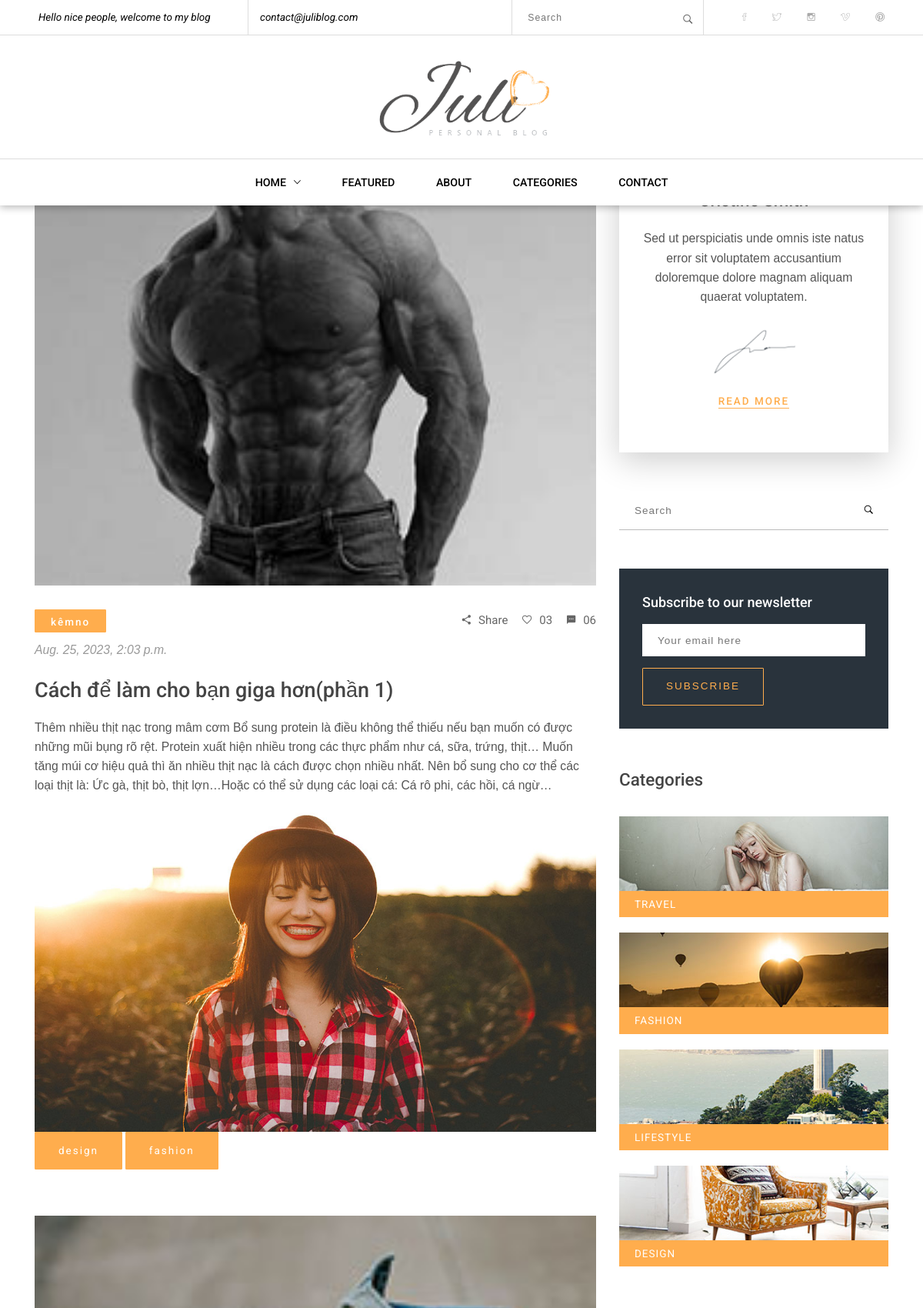
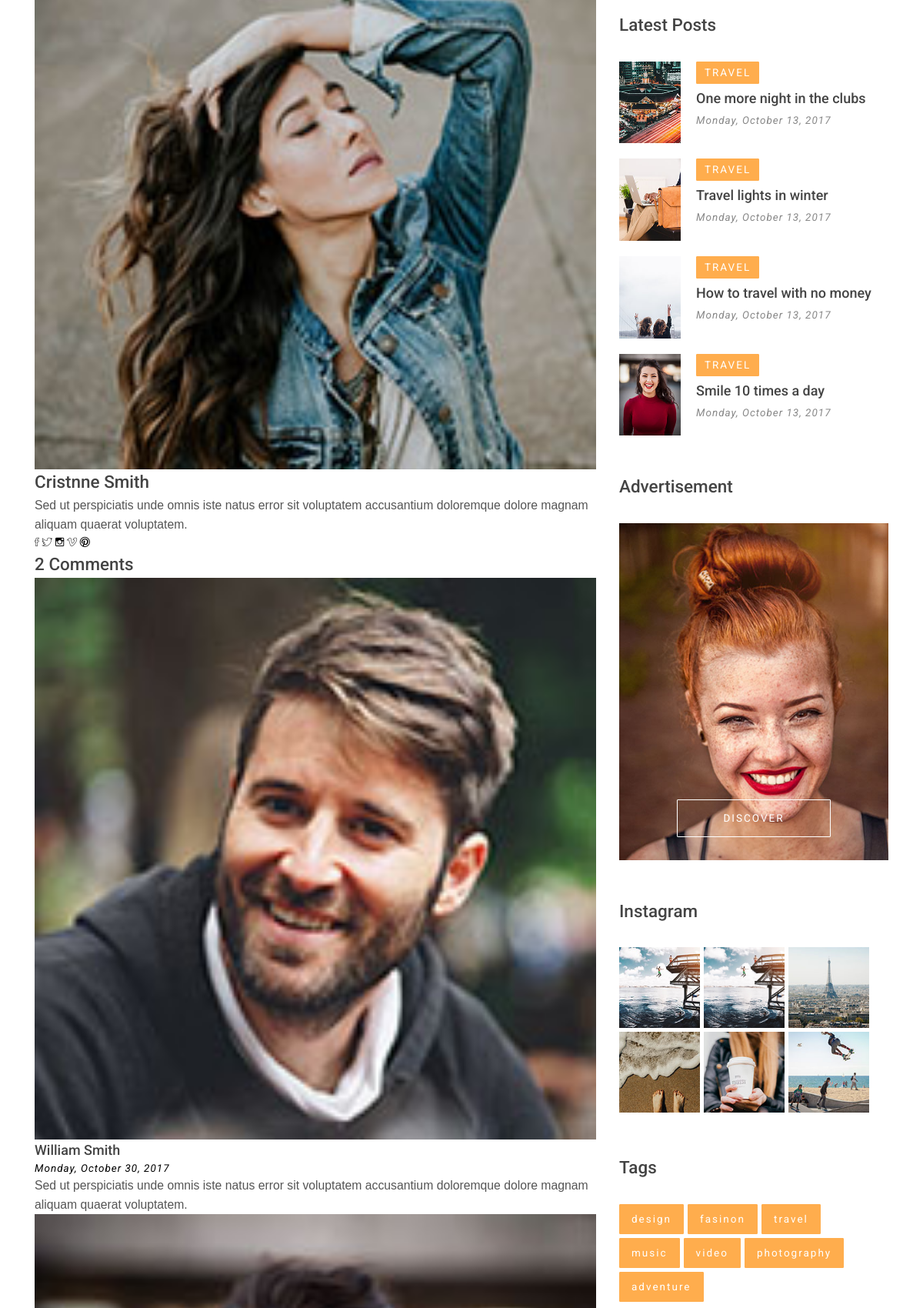
/post/113 (upper part), run on the app's committed database (2 pictures, top to bottom).
### blogapp/models.py (models this page shows)
class Post(models.Model):
    id = models.IntegerField(
        null=False, auto_created=True, primary_key=True
    )
    title=models.CharField(max_length=225)
    shortDesc=models.TextField()
    body=models.TextField()
    createdAt=models.DateTimeField(auto_now_add=True)
    category=models.CharField(max_length=100)
    imgUrl = models.ImageField(
        upload_to='blogapp/static/images', blank=True, default='blogapp/static/images/blog-2-1000x600.jpg')

### blogapp/views.py (the view)
# urls.py: path('post/<int:postId>', views.getPost),
def getPost(request, postId):
    post= Post.objects.get(id=postId)
    return render(request, '02-Single-post.html', {'post': post})

### blogapp/templates/02-Single-post.html (shortened to what this page needs)
{% extends 'base.html' %}
{% load static %}
{% block content %}
	<section class="blog-area">
		<div class="container">
			<div class="row">
				<div class="col-lg-8 col-md-12">
					<div class="blog-posts">
						<div class="single-post">
							<div class="image-wrapper"><img src="{{ post.imgUrl.url }}" alt="Blog Image"></div>
							<div class="icons">
								<div class="left-area">
									<a class="btn caegory-btn" href="#"><b>{{post.category}}</b></a>
								</div>
								<ul class="right-area social-icons">
									<li><a href="#"><i class="ion-android-share-alt"></i>Share</a></li>
									<li><a href="#"><i class="ion-android-favorite-outline"></i>03</a></li>
									<li><a href="#"><i class="ion-android-textsms"></i>06</a></li>
								</ul>
							</div>
							<p class="date"><em>{{post.createdAt}}</em></p>
							<h3 class="title"><a href="#"><b class="light-color">{{post.title}}</b></a></h3>
							<p class="desc">{{post.body}}</p>
							<div class="image-wrapper"><img src="images/blog-2-1000x600.jpg" alt="Blog Image"></div>
							<ul>
								<li><a class="btn" href="#">design</a></li>
								<li><a class="btn" href="#">fashion</a></li>
							</ul>
						</div>
						<div class="post-author">
							<div class="author-image"><img src="images/author-1-200x200.jpg" alt="Autohr Image"></div>
							<div class="author-info">
								<h4 class="name"><b class="light-color">Cristnne Smith</b></h4>
								<p>Sed ut perspiciatis unde omnis iste natus error sit voluptatem accusantium doloremque
								dolore magnam aliquam quaerat voluptatem.</p>
								<ul class="social-icons">
									<li><a href="#"><i class="ion-social-facebook-outline"></i></a></li>
									<li><a href="#"><i class="ion-social-twitter-outline"></i></a></li>
									<li><a href="#"><i class="ion-social-instagram-outline"></i></a></li>
									<li><a href="#"><i class="ion-social-vimeo-outline"></i></a></li>
									<li><a href="#"><i class="ion-social-pinterest-outline"></i></a></li>
								</ul>
							</div>
						</div>
						<div class="comments-area">
							<h4 class="title"><b class="light-color">2 Comments</b></h4>
							<div class="comment">
								<div class="author-image"><img src="images/author-2-150x150.jpg" alt="Autohr Image"></div>
								<div class="comment-info">
									<h5><b class="light-color">William Smith</b></h5>
									<h6 class="date"><em>Monday, October 30, 2017</em></h6>
									<p>Sed ut perspiciatis unde omnis iste natus error sit voluptatem accusantium doloremque
										dolore magnam aliquam quaerat voluptatem.</p>
								</div>
							</div>
							<div class="comment">
								<div class="author-image"><img src="images/author-3-150x150.jpg" alt="Autohr Image"></div>
							</div>
						</div>
					</div>
				</div>
				<div class="col-lg-4 col-md-12">
					<div class="sidebar-area">
						<div class="sidebar-section about-author center-text">
							<div class="author-image"><img src="images/author-1-200x200.jpg" alt="Autohr Image"></div>
							<ul class="social-icons">
								<li><a href="#"></a></li>
								<li><a href="#"></a></li>
								<li><a href="#"></a></li>
								<li><a href="#"></a></li>
								<li><a href="#"></a></li>
							</ul>
							<h4 class="author-name"><b class="light-color">Cristine Smith</b></h4>
							<p>Sed ut perspiciatis unde omnis iste natus error sit voluptatem accusantium doloremque
								dolore magnam aliquam quaerat voluptatem.</p>
							<div class="signature-image"><img src="images/signature-image.png" alt="Signature Image"></div>
							<a class="read-more-link" href="#"><b>READ MORE</b></a>
						</div>
						<div class="sidebar-section src-area">
							<form action="post">
								<input class="src-input" type="text" placeholder="Search">
								<button class="src-btn" type="submit"><i class="ion-ios-search-strong"></i></button>
							</form>
						</div>
						<div class="sidebar-section newsletter-area">
							<h5 class="title"><b>Subscribe to our newsletter</b></h5>
							<form action="post">
								<input class="email-input" type="text" placeholder="Your email here">
								<button class="btn btn-2" type="submit">SUBSCRIBE</button>
							</form>
						</div>
						<div class="sidebar-section category-area">
							<h4 class="title"><b class="light-color">Categories</b></h4>
							<a class="category" href="#">
								<img src="images/category-1-400x150.jpg" alt="Category Image">
								<h6 class="name">TRAVEL</h6>
							</a>
							<a class="category" href="#">
								<img src="images/category-2-400x150.jpg" alt="Category Image">
								<h6 class="name">FASHION</h6>
							</a>
							<a class="category" href="#">
								<img src="images/category-3-400x150.jpg" alt="Category Image">
								<h6 class="name">LIFESTYLE</h6>
							</a>
							<a class="category" href="#">
								<img src="images/category-4-400x150.jpg" alt="Category Image">
								<h6 class="name">DESIGN</h6>
							</a>
						</div>
						<div class="sidebar-section latest-post-area">
							<h4 class="title"><b class="light-color">Latest Posts</b></h4>
							<div class="latest-post" href="#">
								<div class="l-post-image"><img src="images/recent-post-1-150x200.jpg" alt="Category Image"></div>
								<div class="post-info">
									<a class="btn category-btn" href="#">TRAVEL</a>
									<h5><a href="#"><b class="light-color">One more night in the clubs</b></a></h5>
									<h6 class="date"><em>Monday, October 13, 2017</em></h6>
								</div>
							</div>
							<div class="latest-post" href="#">
								<div class="l-post-image"><img src="images/recent-post-2-150x200.jpg" alt="Category Image"></div>
								<div class="post-info">
									<a class="btn category-btn" href="#">TRAVEL</a>
									<h5><a href="#"><b class="light-color">Travel lights in winter</b></a></h5>
									<h6 class="date"><em>Monday, October 13, 2017</em></h6>
								</div>
							</div>
							<div class="latest-post" href="#">
								<div class="l-post-image"><img src="images/recent-post-3-150x200.jpg" alt="Category Image"></div>
								<div class="post-info">
									<a class="btn category-btn" href="#">TRAVEL</a>
									<h5><a href="#"><b class="light-color">How to travel with no money</b></a></h5>
									<h6 class="date"><em>Monday, October 13, 2017</em></h6>
								</div>
							</div>
							<div class="latest-post" href="#">
								<div class="l-post-image"><img src="images/recent-post-4-150x200.jpg" alt="Category Image"></div>
								<div class="post-info">
									<a class="btn category-btn" href="#">TRAVEL</a>
									<h5><a href="#"><b class="light-color">Smile 10 times a day</b></a></h5>
									<h6 class="date"><em>Monday, October 13, 2017</em></h6>
								</div>
							</div>
						</div>
						<div class="sidebar-section advertisement-area">
							<h4 class="title"><b class="light-color">Advertisement</b></h4>
							<a class="advertisement-img" href="#">
								<img src="images/advertise-1-400x500.jpg" alt="Advertisement Image">
								<h6 class="btn btn-2 discover-btn">DISCOVER</h6>
							</a>
						</div>
						<div class="sidebar-section instagram-area">
							<h4 class="title"><b class="light-color">Instagram</b></h4>
							<ul class="instagram-img">
								<li><a href="#"><img src="images/instragram-side-1-150x150.jpg" alt="Instagram Image"></a></li>
								<li><a href="#"><img src="images/instragram-side-2-150x150.jpg" alt="Instagram Image"></a></li>
								<li><a href="#"><img src="images/instragram-side-3-150x150.jpg" alt="Instagram Image"></a></li>
								<li><a href="#"><img src="images/instragram-side-4-150x150.jpg" alt="Instagram Image"></a></li>
								<li><a href="#"><img src="images/instragram-side-5-150x150.jpg" alt="Instagram Image"></a></li>
								<li><a href="#"><img src="images/instragram-side-6-150x150.jpg" alt="Instagram Image"></a></li>
							</ul>
						</div>
						<div class="sidebar-section tags-area">
							<h4 class="title"><b class="light-color">Tags</b></h4>
							<ul class="tags">
								<li><a class="btn" href="#">design</a></li>
								<li><a class="btn" href="#">fasinon</a></li>
								<li><a class="btn" href="#">travel</a></li>
								<li><a class="btn" href="#">music</a></li>
								<li><a class="btn" href="#">video</a></li>
								<li><a class="btn" href="#">photography</a></li>
								<li><a class="btn" href="#">adventure</a></li>
							</ul>
						</div>
					</div>
				</div>
			</div>
		</div>
	</section>
	{% endblock %}

### blogapp/templates/base.html (shortened to what this page needs)
<!DOCTYPE HTML>
<html lang="en">
<head>
	{% load static %}
	<link href="{% static 'common-css/bootstrap.css' %}" rel="stylesheet">
	<link href="{% static 'common-css/ionicons.css' %}" rel="stylesheet">
	<link href="{% static 'common-css/layerslider.css' %}" rel="stylesheet">
	<link href="{% static '01-homepage/css/styles.css' %}" rel="stylesheet">
	<link href="{% static '01-homepage/css/responsive.css' %}" rel="stylesheet">
</head>
<body>
	<header>
		<div class="top-menu">
			<ul class="left-area welcome-area">
				<li class="hello-blog">Hello nice people, welcome to my blog</li>
				<li><a href="mailto:contact@juliblog.com">contact@juliblog.com</a></li>
			</ul>
			<div class="right-area">
				<div class="src-area">
					<form action="post">
						<input class="src-input" type="text" placeholder="Search">
						<button class="src-btn" type="submit"><i class="ion-ios-search-strong"></i></button>
					</form>
				</div>
				<ul class="social-icons">
					<li><a href="#"><i class="ion-social-facebook-outline"></i></a></li>
					<li><a href="#"><i class="ion-social-twitter-outline"></i></a></li>
					<li><a href="#"><i class="ion-social-instagram-outline"></i></a></li>
					<li><a href="#"><i class="ion-social-vimeo-outline"></i></a></li>
					<li><a href="#"><i class="ion-social-pinterest-outline"></i></a></li>
				</ul>
			</div>
		</div>
		<div class="middle-menu center-text"><a href="#" class="logo"><img src="{% static 'images/logo.png' %}" alt="Logo Image"></a></div>
		<div class="bottom-area">
			<ul class="main-menu visible-on-click" id="main-menu">
				<li class="drop-down"><a href="/">HOME<i class="ion-ios-arrow-down"></i></a>
				</li>
				<li><a href="#">FEATURED</a></li>
				<li><a href="/about/">ABOUT</a></li>
				<li><a href="#">CATEGORIES</a></li>
				<li><a href="/contact/">CONTACT</a></li>
			</ul>
		</div>
	</header>
	{% block content %}
    {% endblock %}
</body>
</html>

### data on the page
Post: imgUrl (picture), category "kêmno", createdAt "Aug. 25, 2023, 2:03 p.m.", title "Cách để làm cho bạn giga hơn(phần 1)", body "Thêm nhiều thịt nạc trong mâm cơm Bổ sung protein là điều không thể thiếu nếu bạn muốn có được những mũi bụng rõ rệt. Protein xuất hiện nhiều trong các thực phẩm như cá, sữa, trứng, thịt… Muốn tăng múi cơ hiệu quả thì ăn nhiều thịt nạc là cách được chọn nhiều nhất. Nên bổ sung cho cơ thể các loại thịt là: Ức gà, thịt bò, thịt lợn…Hoặc có thể sử dụng các loại cá: Cá rô phi, các hồi, cá ngừ…"
